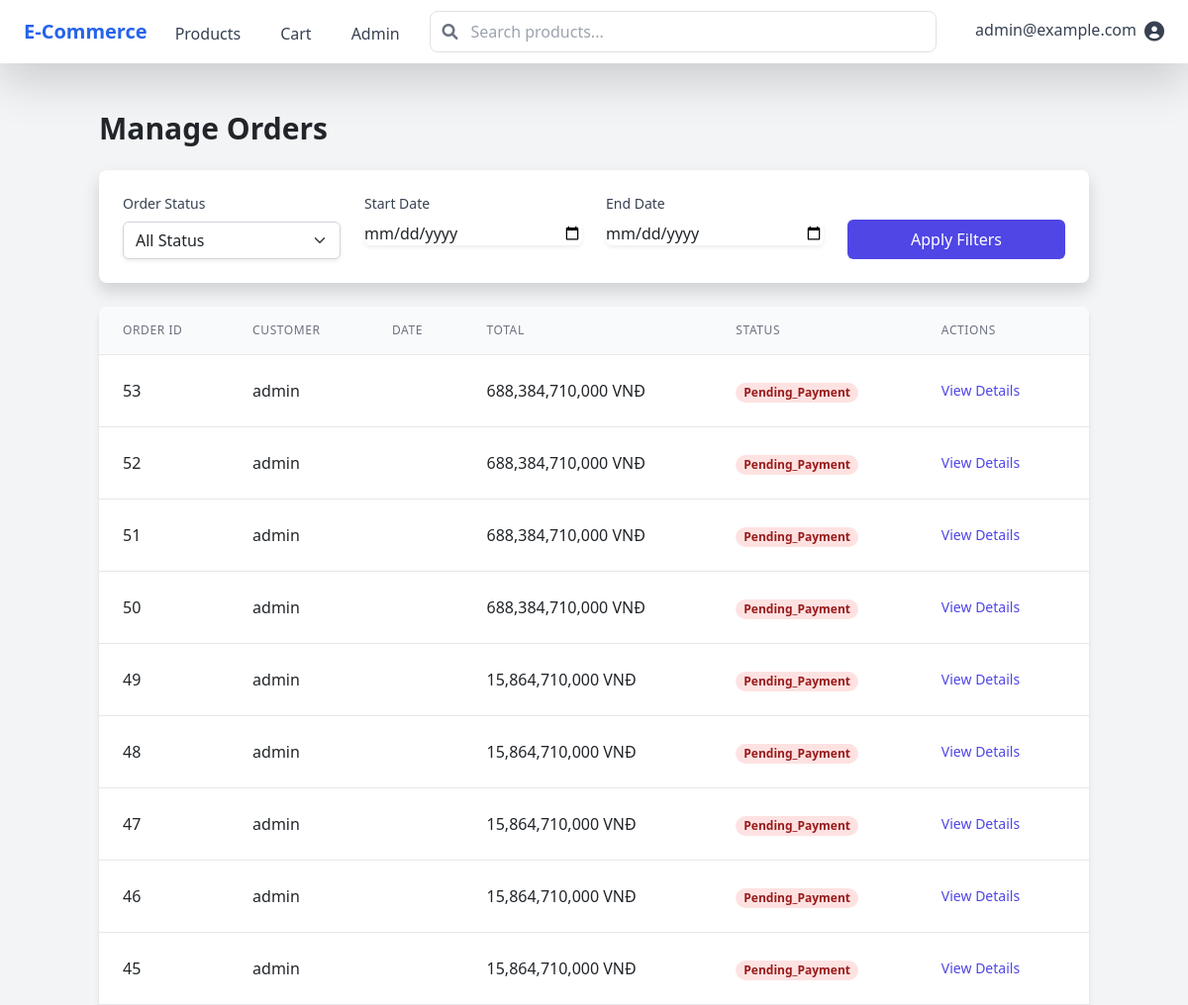
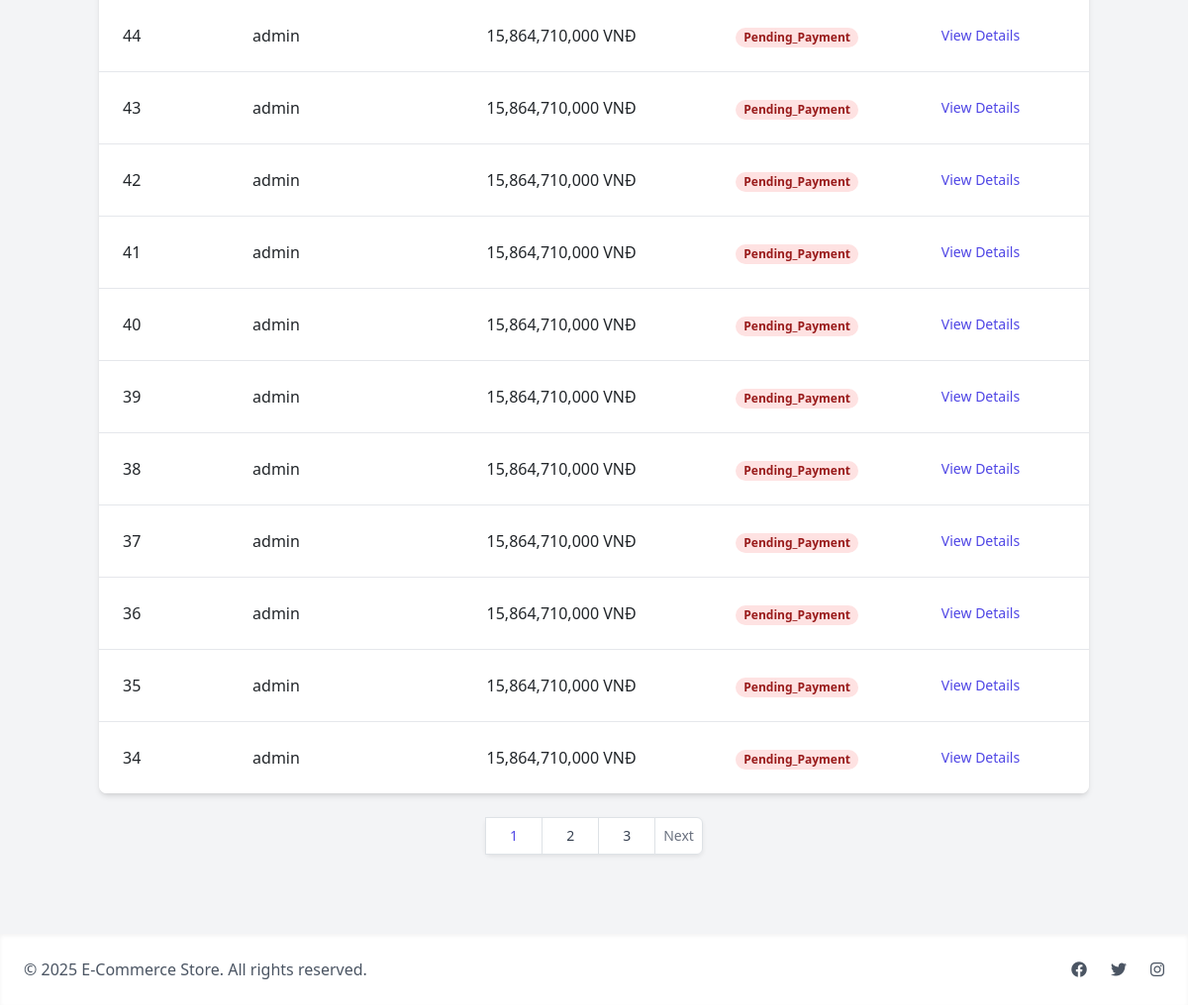
Page /admin/orders (signed in) on the committed database (2 pictures, top to bottom).
### models/user.py (models this page shows, shortened)
class User(UserMixin, db.Model):
    _password = None
    __tablename__ = 'users'
    id = db.Column(db.Integer, primary_key=True)
    email = db.Column(db.String(120), unique=True, nullable=False)
    username = db.Column(db.String(80), unique=True, nullable=False)
    password_hash = db.Column(db.String(200), nullable=False)
    first_name = db.Column(db.String(50))
    @property
    def password(self):
        raise AttributeError('password is not a readable attribute')
    last_name = db.Column(db.String(50))
    address_line1 = db.Column(db.String(100))
    address_line2 = db.Column(db.String(100))
    city = db.Column(db.String(50))
    state = db.Column(db.String(50))
    postal_code = db.Column(db.String(10))
    phone_number = db.Column(db.String(20))
    created_at = db.Column(db.DateTime, default=datetime.utcnow)
    updated_at = db.Column(db.DateTime, default=datetime.utcnow, onupdate=datetime.utcnow)
    payment_method_id = db.Column(db.String(100))  # Reference to securely stored payment method
    payment_provider = db.Column(db.String(50))    # e.g., 'credit_card', 'payos', 'cod'
    is_admin = db.Column(db.Boolean, default=False)
    cart_items = relationship("CartItem",
                            backref=db.backref("user", lazy=True),
                            lazy=True,
                            primaryjoin="and_(User.id==CartItem.user_id, CartItem.deleted_at.is_(None))")
    orders = relationship("Order", backref="user", lazy=True)

### models/order.py (models this page shows, shortened)
class Order(db.Model):
    __tablename__ = 'orders'
    id = db.Column(db.Integer, primary_key=True)
    user_id = db.Column(db.Integer, db.ForeignKey('users.id'), nullable=False)
    status = db.Column(db.Enum(OrderStatus), nullable=False, default=OrderStatus.PENDING_PAYMENT)
    total_amount = db.Column(db.Integer, nullable=False)  # Amount in VND
    shipping_address = db.Column(db.Text, nullable=False)
    billing_first_name = db.Column(db.String(100))
    billing_last_name = db.Column(db.String(100))
    billing_address = db.Column(db.Text)
    billing_city = db.Column(db.String(100))
    billing_state = db.Column(db.String(100))
    billing_zip = db.Column(db.String(20))
    payment_method = db.Column(db.String(50), nullable=False)
    payment_id = db.Column(db.String(100))  # External payment reference
    tracking_number = db.Column(db.String(100))
    notes = db.Column(db.Text)
    created_at = db.Column(db.DateTime, default=datetime.utcnow)
    updated_at = db.Column(db.DateTime, default=datetime.utcnow, onupdate=datetime.utcnow)
    items = db.relationship('OrderItem', back_populates='order', lazy=True, cascade='all, delete-orphan')

### routes/admin.py (the view)
@admin_bp.route('/admin/orders')
@login_required
@admin_required
def manage_orders():
    page = request.args.get('page', 1, type=int)
    status = request.args.get('status')
    start_date = request.args.get('start_date')
    end_date = request.args.get('end_date')
    query = Order.query
    if status:
        query = query.filter_by(status=status)
    if start_date:
        try:
            start = datetime.strptime(start_date, '%Y-%m-%d')
            query = query.filter(Order.created_at >= start)
        except ValueError:
            pass
    if end_date:
        try:
            end = datetime.strptime(end_date, '%Y-%m-%d') + timedelta(days=1)
            query = query.filter(Order.created_at < end)
        except ValueError:
            pass
    orders = query.order_by(Order.created_at.desc()).paginate(page=page, per_page=20)
    return render_template('admin/orders.html', orders=orders, statuses=OrderStatus)

### routes/auth.py (called while the page is built)
def admin_required(f):
    @wraps(f)
    def decorated_function(*args, **kwargs):
        if not current_user.is_authenticated or not current_user.is_admin:
            flash('You need administrator privileges to access this page.', 'error')
            return redirect(url_for('main.home'))
        return f(*args, **kwargs)
    return decorated_function

### templates/admin/orders.html (shortened to what this page needs)
{% extends "base.html" %}
{% block content %}
<div class="container mx-auto py-6">
    <h1 class="text-3xl font-bold mb-6">Manage Orders</h1>
    <div class="mb-6 bg-white shadow rounded-lg p-6">
        <form method="get" class="grid grid-cols-1 md:grid-cols-4 gap-4">
            <div>
                <label for="status" class="block text-sm font-medium text-gray-700 mb-2">Order Status</label>
                <select name="status" id="status"
                        class="form-select rounded-md border-gray-300 shadow-sm focus:border-indigo-500 focus:ring-indigo-500 w-full">
                    <option value="">All Status</option>
                </select>
            </div>
            <div>
                <label for="start_date" class="block text-sm font-medium text-gray-700 mb-2">Start Date</label>
                <input type="date" id="start_date" name="start_date"
                       value="{{ request.args.get('start_date', '') }}"
                       class="form-input rounded-md border-gray-300 shadow-sm focus:border-indigo-500 focus:ring-indigo-500 w-full">
            </div>
            <div>
                <label for="end_date" class="block text-sm font-medium text-gray-700 mb-2">End Date</label>
                <input type="date" id="end_date" name="end_date"
                       value="{{ request.args.get('end_date', '') }}"
                       class="form-input rounded-md border-gray-300 shadow-sm focus:border-indigo-500 focus:ring-indigo-500 w-full">
            </div>
            <div class="flex items-end">
                <button type="submit" class="bg-indigo-600 text-white px-4 py-2 rounded-md hover:bg-indigo-700 w-full">
                    Apply Filters
                </button>
            </div>
        </form>
    </div>
    <div class="bg-white shadow-md rounded-lg overflow-hidden">
        <table class="min-w-full divide-y divide-gray-200">
            <thead class="bg-gray-50">
                <tr>
                    <th class="px-6 py-3 text-left text-xs font-medium text-gray-500 uppercase tracking-wider">Order ID</th>
                    <th class="px-6 py-3 text-left text-xs font-medium text-gray-500 uppercase tracking-wider">Customer</th>
                    <th class="px-6 py-3 text-left text-xs font-medium text-gray-500 uppercase tracking-wider">Date</th>
                    <th class="px-6 py-3 text-left text-xs font-medium text-gray-500 uppercase tracking-wider">Total</th>
                    <th class="px-6 py-3 text-left text-xs font-medium text-gray-500 uppercase tracking-wider">Status</th>
                    <th class="px-6 py-3 text-left text-xs font-medium text-gray-500 uppercase tracking-wider">Actions</th>
                </tr>
            </thead>
            <tbody class="bg-white divide-y divide-gray-200">
                {% for order in orders.items %}
                <tr>
                    <td class="px-6 py-4 whitespace-nowrap">{{ order.id }}</td>
                    <td class="px-6 py-4 whitespace-nowrap">{{ order.user.username }}</td>
                    <td class="px-6 py-4 whitespace-nowrap">{{ order.created_at_local }}</td>
                    <td class="px-6 py-4 whitespace-nowrap">{{ "{:,.0f}".format(order.total_amount * 23000) }} VNĐ</td>
                    <td class="px-6 py-4 whitespace-nowrap">
                        <span class="px-2 inline-flex text-xs leading-5 font-semibold rounded-full
                            {% if order.status == 'pending' %}bg-yellow-100 text-yellow-800
                            {% elif order.status == 'processing' %}bg-blue-100 text-blue-800
                            {% elif order.status == 'shipped' %}bg-purple-100 text-purple-800
                            {% elif order.status == 'delivered' %}bg-green-100 text-green-800
                            {% else %}bg-red-100 text-red-800{% endif %}">
                            {{ order.status.value.title() }}
                        </span>
                    </td>
                    <td class="px-6 py-4 whitespace-nowrap text-sm">
                        <a href="{{ url_for('admin.order_detail', id=order.id) }}"
                           class="text-indigo-600 hover:text-indigo-900 mr-4">View Details</a>
                    </td>
                </tr>
                {% endfor %}
            </tbody>
        </table>
    </div>
    {% if orders.pages > 1 %}
    <div class="flex justify-center mt-6">
        <nav class="relative z-0 inline-flex rounded-md shadow-sm -space-x-px">
           {% for page_num in orders.iter_pages() %}
               {% if page_num %}
                   <a href="{{ url_for('admin.manage_orders',
                                  page=page_num,
                                  status=request.args.get('status', ''),
                                  start_date=request.args.get('start_date', ''),
                                  end_date=request.args.get('end_date', '')) }}"
                      class="relative inline-flex items-center px-4 py-2 border border-gray-300 bg-white text-sm font-medium {% if page_num == orders.page %}text-indigo-600 bg-indigo-50{% else %}text-gray-700 hover:bg-gray-50{% endif %}">
                       {{ page_num }}
                   </a>
               {% else %}
                   <span class="relative inline-flex items-center px-4 py-2 border border-gray-300 bg-white text-sm font-medium text-gray-700">
                       ...
                   </span>
               {% endif %}
           {% endfor %}
           {% if orders.has_next %}
           <a href="{{ url_for('admin.manage_orders',
                              page=orders.next_num,
                              status=request.args.get('status', ''),
                              start_date=request.args.get('start_date', ''),
                              end_date=request.args.get('end_date', '')) }}"
              class="relative inline-flex items-center px-2 py-2 rounded-r-md border border-gray-300 bg-white text-sm font-medium text-gray-500 hover:bg-gray-50">
               Next
           </a>
            {% endif %}
        </nav>
    </div>
    {% endif %}
</div>
{% endblock %}

### templates/base.html (shortened to what this page needs)
<!DOCTYPE html>
<html lang="en">
<head>
    {% if config['ENV'] == 'production' %}
        <link href="{{ url_for('static', filename='css/main.css') }}" rel="stylesheet">
    {% else %}
        <script src="https://cdn.tailwindcss.com"></script>
    {% endif %}
    <link href="https://cdn.jsdelivr.net/npm/bootstrap@5.3.0/dist/css/bootstrap.min.css" rel="stylesheet">
    <link href="{{ url_for('static', filename='css/app.css') }}" rel="stylesheet">
    <link href="https://cdnjs.cloudflare.com/ajax/libs/font-awesome/6.0.0/css/all.min.css" rel="stylesheet">
</head>
<body class="min-h-screen bg-gray-100">
    <nav class="bg-white shadow-lg">
        <div class="max-w-7xl mx-auto px-4">
            <div class="flex justify-between h-16">
                <div class="flex">
                    <div class="flex-shrink-0 flex items-center">
                        <a href="{{ url_for('main.home') }}" class="text-xl font-bold text-blue-600">
                            E-Commerce
                        </a>
                    </div>
                    <div class="hidden md:ml-6 md:flex md:space-x-8">
                        <a href="{{ url_for('products.index') }}"
                           class="inline-flex items-center px-1 pt-1 text-gray-700 hover:text-blue-600">
                            Products
                        </a>
                        {% if current_user.is_authenticated %}
                            <a href="{{ url_for('cart.view_cart') }}"
                               class="inline-flex items-center px-1 pt-1 text-gray-700 hover:text-blue-600">
                                Cart
                            </a>
                        {% endif %}
                        {% if current_user.is_admin %}
                            <a href="{{ url_for('admin.dashboard') }}"
                               class="inline-flex items-center px-1 pt-1 text-gray-700 hover:text-blue-600">
                                Admin
                            </a>
                        {% endif %}
                    </div>
                </div>
                <div class="flex-1 flex items-center justify-center px-4">
                    <div class="w-full max-w-lg">
                        <div class="relative">
                            <input type="text" id="search-input"
                                class="w-full pl-10 pr-4 py-2 rounded-lg border border-gray-300 focus:outline-none focus:border-blue-500"
                                placeholder="Search products...">
                            <div class="absolute inset-y-0 left-0 pl-3 flex items-center pointer-events-none">
                            </div>
                        </div>
                    </div>
                </div>
                <div class="flex items-center">
                    {% if current_user.is_authenticated %}
                        <div class="ml-3 relative">
                            <div class="dropdown">
                                <button class="flex text-gray-700 hover:text-blue-600" type="button" id="userMenu" data-bs-toggle="dropdown" aria-expanded="false">
                                    <span class="mr-2">{{ current_user.email }}</span>
                                    <i class="fas fa-user-circle text-xl"></i>
                                </button>
                            </div>
                        </div>
                    {% endif %}
                </div>
            </div>
        </div>
    </nav>
    <main class="max-w-7xl mx-auto px-4 py-6">
        {% block content %}{% endblock %}
    </main>
    <footer class="bg-white shadow-inner mt-8">
        <div class="max-w-7xl mx-auto py-6 px-4">
            <div class="flex justify-between items-center">
                <div class="text-gray-600">
                    © {{ current_year }} E-Commerce Store. All rights reserved.
                </div>
                <div class="flex space-x-6">
                    <a href="#" class="text-gray-600 hover:text-blue-600">
                        <i class="fab fa-facebook"></i>
                    </a>
                    <a href="#" class="text-gray-600 hover:text-blue-600">
                        <i class="fab fa-twitter"></i>
                    </a>
                    <a href="#" class="text-gray-600 hover:text-blue-600">
                        <i class="fab fa-instagram"></i>
                    </a>
                </div>
            </div>
        </div>
    </footer>
</body>
</html>

### rows in the picture
User: email "admin@example.com"
Order: id "53", user.username "admin", order.total_amount*23000 "688,384,710,000", status.value "Pending_Payment"
Order: id "52", user.username "admin", order.total_amount*23000 "688,384,710,000", status.value "Pending_Payment"
Order: id "51", user.username "admin", order.total_amount*23000 "688,384,710,000", status.value "Pending_Payment"
Order: id "50", user.username "admin", order.total_amount*23000 "688,384,710,000", status.value "Pending_Payment"
Order: id "49", user.username "admin", order.total_amount*23000 "15,864,710,000", status.value "Pending_Payment"
Order: id "48", user.username "admin", order.total_amount*23000 "15,864,710,000", status.value "Pending_Payment"
Order: id "47", user.username "admin", order.total_amount*23000 "15,864,710,000", status.value "Pending_Payment"
Order: id "46", user.username "admin", order.total_amount*23000 "15,864,710,000", status.value "Pending_Payment"
Order: id "45", user.username "admin", order.total_amount*23000 "15,864,710,000", status.value "Pending_Payment"
Order: id "44", user.username "admin", order.total_amount*23000 "15,864,710,000", status.value "Pending_Payment"
Order: id "43", user.username "admin", order.total_amount*23000 "15,864,710,000", status.value "Pending_Payment"
Order: id "42", user.username "admin", order.total_amount*23000 "15,864,710,000", status.value "Pending_Payment"
Order: id "41", user.username "admin", order.total_amount*23000 "15,864,710,000", status.value "Pending_Payment"
Order: id "40", user.username "admin", order.total_amount*23000 "15,864,710,000", status.value "Pending_Payment"
Order: id "39", user.username "admin", order.total_amount*23000 "15,864,710,000", status.value "Pending_Payment"
Order: id "38", user.username "admin", order.total_amount*23000 "15,864,710,000", status.value "Pending_Payment"
Order: id "37", user.username "admin", order.total_amount*23000 "15,864,710,000", status.value "Pending_Payment"
Order: id "36", user.username "admin", order.total_amount*23000 "15,864,710,000", status.value "Pending_Payment"
Order: id "35", user.username "admin", order.total_amount*23000 "15,864,710,000", status.value "Pending_Payment"
Order: id "34", user.username "admin", order.total_amount*23000 "15,864,710,000", status.value "Pending_Payment"

### other values in the picture
{{ page_num }} "1" "2" "3"
